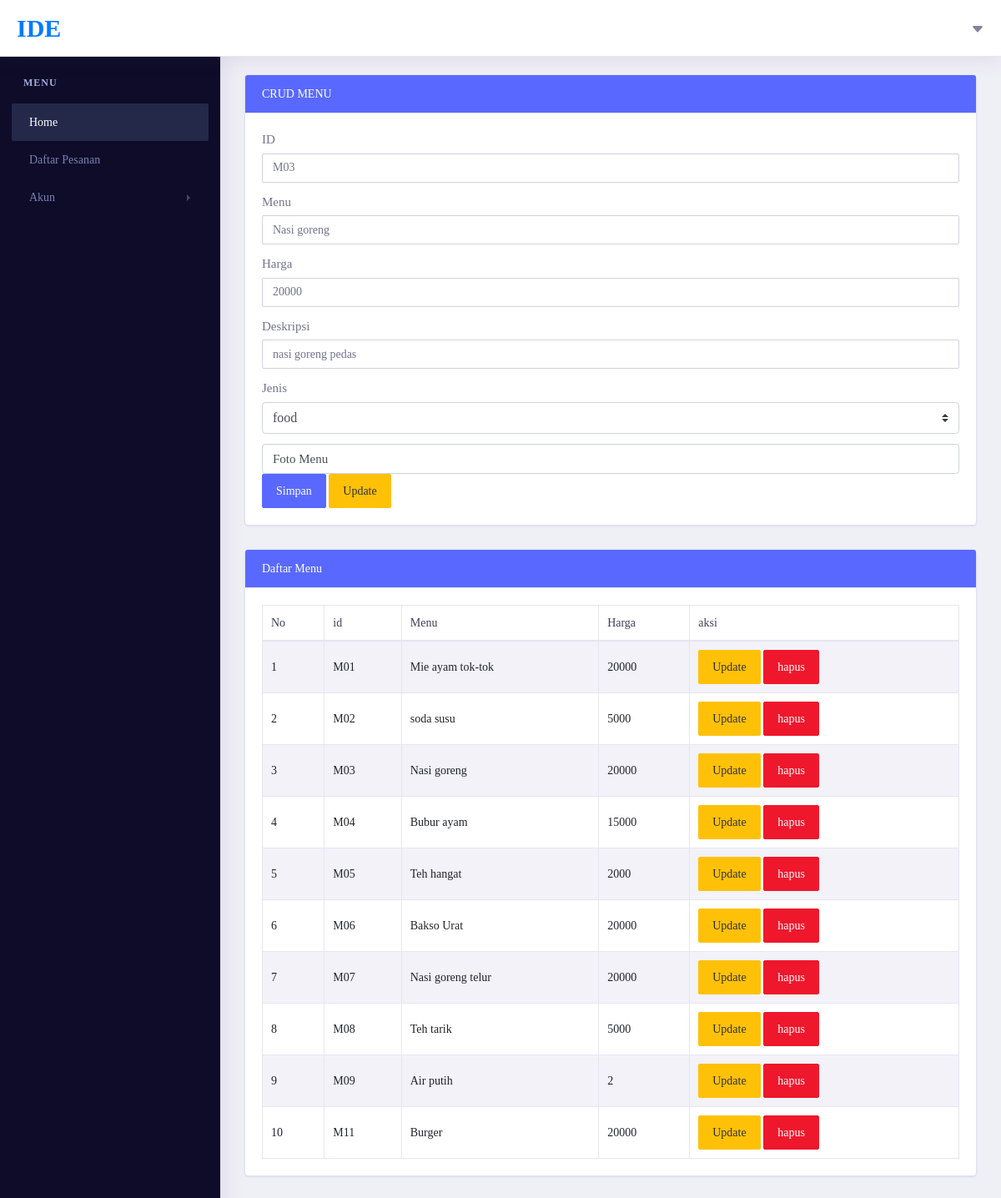
The app's page /admin.php?page=update&menu=Nasi goreng (signed in) with its own data.
### tables this page shows
CREATE TABLE `menu` (
  `id` char(3) NOT NULL,
  `nama` varchar(255) NOT NULL,
  `foto` varchar(255) NOT NULL,
  `deskripsi` varchar(255) NOT NULL,
  `harga` int(11) NOT NULL,
  `jenis` enum('food','drink') NOT NULL
);

### admin.php (the view, shortened to what this page needs)
<?php
include "koneksi.php";
if(isset($_GET['page'])){
    if($_GET['page']=='update'){
        $data = mysqli_query($link,"select*from menu where nama = '$_GET[menu]' ");
        $update = mysqli_fetch_array($data);
        if($update){
            $tmpid = $update['id'];
            $tmpname = $update['nama'];
            $tmpharga = $update['harga'];
            $tmpdeskripsi = $update['deskripsi'];
            $tmpjenis = $update['jenis'];
        }
    }
}
?>
<!DOCTYPE html>
<html lang="en">
    <head>
        <link rel="stylesheet" href="https://stackpath.bootstrapcdn.com/bootstrap/4.4.1/css/bootstrap.min.css">
        <link rel="stylesheet" href="./css/style2.css">
    </head>
    <body>
    <div class="dashboard-main-wrapper">
        <div class="dashboard-header">
            <nav class="navbar navbar-expand-lg bg-white fixed-top">
                <a class="navbar-brand" href="index.html">IDE</a>
                <div class="collapse navbar-collapse " id="navbarSupportedContent">
                    <ul class="navbar-nav ml-auto navbar-right-top">
                        <li class="nav-item dropdown nav-user">
                            <a class="nav-link nav-user-img" href="#" id="navbarDropdownMenuLink2" data-toggle="dropdown" aria-haspopup="true" aria-expanded="false">
                                <svg width="1em" height="1em" viewBox="0 0 16 16" class="bi bi-caret-down-fill" fill="currentColor" xmlns="http://www.w3.org/2000/svg">
                                    <path d="M7.247 11.14L2.451 5.658C1.885 5.013 2.345 4 3.204 4h9.592a1 1 0 0 1 .753 1.659l-4.796 5.48a1 1 0 0 1-1.506 0z"/>
                                </svg>
                            </a>
                        </li>
                    </ul>
                </div>
            </nav>
        </div>
        <div class="nav-left-sidebar sidebar-dark">
            <div class="menu-list">
                <nav class="navbar navbar-expand-lg navbar-light">
                    <div class="collapse navbar-collapse" id="navbarNav">
                        <ul class="navbar-nav flex-column">
                            <li class="nav-divider">
                                Menu
                            </li>
                            <li class="nav-item ">
                                <a class="nav-link active" href="admin.php"><i class="fa fa-fw fa-user-circle"></i>Home<span class="badge badge-success">6</span></a>
                            </li>
                            <li class="nav-item">
                                <a class="nav-link" href="pesanan.php" ><i class="fa fa-fw fa-rocket"></i>Daftar Pesanan</a>
                            </li>
                            <li class="nav-item ">
                                <a class="nav-link" href="#" data-toggle="collapse" aria-expanded="false" data-target="#submenu-1" aria-controls="submenu-1">Akun </a>
                            </li>
                        </ul>
                    </div>
                </nav>
            </div>
        </div>
        <div class="dashboard-wrapper">
            <div class="container-fluid dashboard-content">
            <div class="card">
                <div class="card-header bg-primary text-white">
                CRUD MENU
                </div>
                <div class="card-body">
                    <form method="post" action="" enctype="multipart/form-data">
                        <div class="form-group">
                            <label for="id">ID</label>
                            <input class="form-control" type="text" value ="<?=@$tmpid?>" name="id" required>
                        </div>
                        <div class="form-group">
                            <label for="nama">Menu</label>
                            <input class="form-control" type="text" value ="<?=@$tmpname?>" name="nama" required>
                        </div>
                        <div class="form-group">
                            <label for="harga">Harga</label>
                            <input class="form-control" type="text" value ="<?=@$tmpharga?>" name="harga" require>
                        </div>
                        <div class="form-group">
                            <label for="deskripsi">Deskripsi</label>
                            <input class="form-control" type="text" value ="<?=@$tmpdeskripsi?>" name="deskripsi" required>
                        </div>
                        <div class="form-group">
                            <label for="jenis">Jenis</label>
                            <select class="custom-select" name="jenis" required>
                                <option value="<?=@$tmpjenis?>" selected><?=@$tmpjenis?></option>
                            </select>
                        </div>
                        <div class="input-group">
                            <div class="custom-file">
                                <label class="custom-file-label" for="customFile">Foto Menu</label>
                            </div>
                        </div>
                        <input type="submit" class="btn btn-primary" name="simpan" value="Simpan">
                        <input type="submit" class="btn btn-warning" name="update" value="Update">
                    </form>
                </div>
            </div>
            <div class="card mt-3">
                <div class="card-header bg-primary text-white">
                Daftar Menu
                </div>
                <div class="card-body">
                    <table class="table table-bordered table-striped">
                        <thead>
                            <tr>
                                <th>No</th>
                                <th>id</th>
                                <th>Menu</th>
                                <th>Harga</th>
                                <th>aksi</th>
                            </tr>
                        </thead>
                        <tbody>
                            <?php
                                $daftar_menu = mysqli_query($link,"select*from menu");
                                $no=0;
                                while($hasil=mysqli_fetch_array($daftar_menu)){ $no++; ?>
                                    <tr>
                                        <td><?= $no?></td>
                                        <td><?= $hasil['id']?></td>
                                        <td><?= $hasil['nama']?></td>
                                        <td><?= $hasil['harga']?></td>
                                        <td>
                                        <a href="admin.php?page=update&menu=<?=$hasil['nama']?>" class="btn btn-warning">Update</a>
                                        <button class="btn btn-danger" onclick="
                                            var konfirmasi = confirm('Yakin ingin menghapus data?');
                                            if(konfirmasi)window.location.href = 'admin.php?page=delete&menu=<?=$hasil['nama']?>';">hapus </button>
                                        </td>
                                    </tr>
                            <?php } ?>
                        </tbody>
                    </table>
                </div>
            </div>
        </div>
    </div>
    </body>
</html>

### records on screen
menu: id "M03", nama "Nasi goreng", harga "20000", deskripsi "nasi goreng pedas", jenis "food"
menu: id "M01", nama "Mie ayam tok-tok", harga "20000"
menu: id "M02", nama "soda susu", harga "5000"
menu: id "M04", nama "Bubur ayam", harga "15000"
menu: id "M05", nama "Teh hangat", harga "2000"
menu: id "M06", nama "Bakso Urat", harga "20000"
menu: id "M07", nama "Nasi goreng telur", harga "20000"
menu: id "M08", nama "Teh tarik", harga "5000"
menu: id "M09", nama "Air putih", harga "2"
menu: id "M11", nama "Burger", harga "20000"
